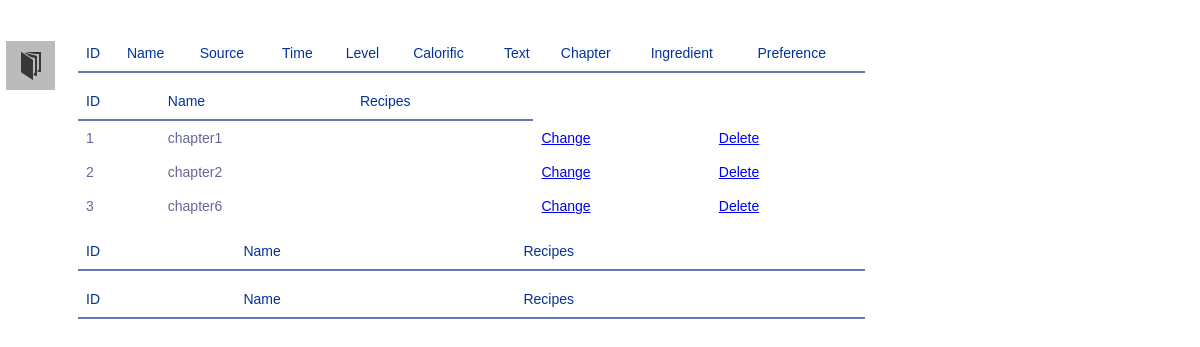
Before: / with the older database file.
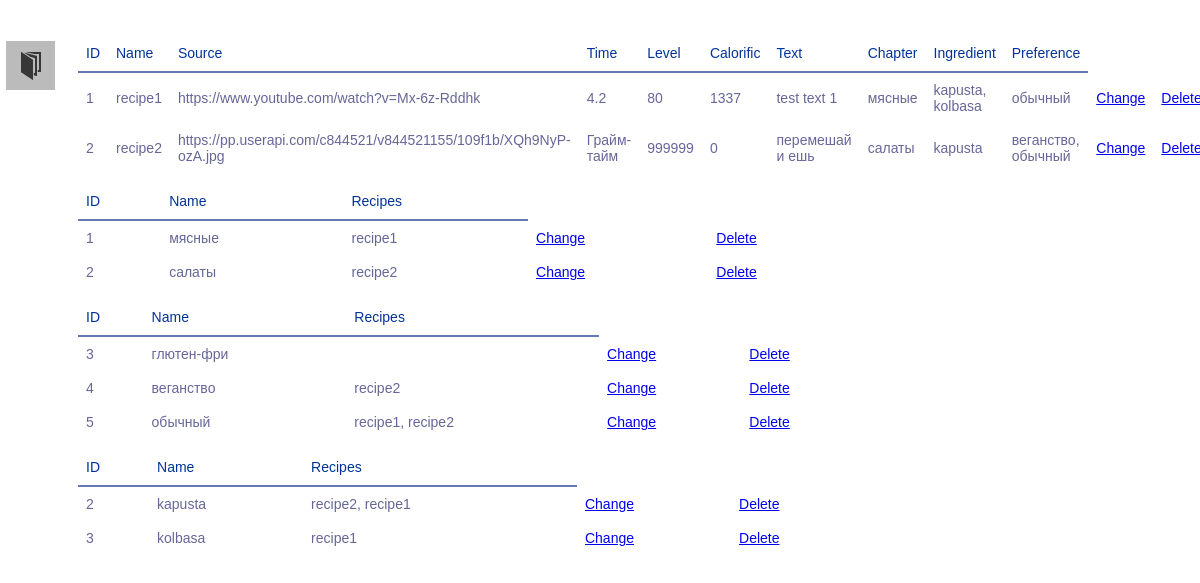
After: the same page with the newer database file.
### models.py (models this page shows, shortened)
class Chapter(db.Model):
    id = db.Column(db.Integer, primary_key=True)
    name = db.Column(db.TEXT(16), index=True, unique=True)
    recipes = db.relationship("Recipe", cascade='all')
    def get_item(self, i):
        return {
            0: self.id,
            1: self.name,
            2: ", ".join('{}'.format(x.name) for x in self.recipes)
        }[i]
    def __iter__(self):
        return (self.get_item(i) for i in range(0, 3))

class Recipe(db.Model):
    id = db.Column(db.Integer, primary_key=True)
    name = db.Column(db.TEXT(512), index=True)
    source = db.Column(db.TEXT(512))
    time = db.Column(db.String(32))
    level = db.Column(db.INT)
    calorific = db.Column(db.INT)
    text = db.Column(db.TEXT(8192))
    chapter_id = db.Column(db.Integer, db.ForeignKey("chapter.id", ondelete='CASCADE'), index=True)
    rec_ingr = db.relationship("RecipeIngredient", back_populates='recipes', cascade='all')
    rec_pref = db.relationship("RecipePreference", back_populates='recipes', cascade='all')
    def get_item(self, index):
        return {
            0: str(self.id),
            1: str(self.name),
            2: str(self.source),
            3: str(self.time),
            4: str(self.level),
            5: str(self.calorific),
            6: str(self.text),
            7: ', '.join(list('{}'.format(Chapter.query.get(x.id).name)
                              for x in Chapter.query.filter_by(id=self.chapter_id).all())),
            8: ', '.join(list('{}'.format(Ingredient.query.get(x.ingredient_id).name)
                              for x in RecipeIngredient.query.filter_by(recipe_id=self.id).all())),
            9: ', '.join(list('{}'.format(Preference.query.get(x.preference_id).name)
                              for x in RecipePreference.query.filter_by(recipe_id=self.id).all()))
        }[index]
    def __iter__(self):
        return (self.get_item(i) for i in range(0, 10))

class Preference(db.Model):
    id = db.Column(db.Integer, primary_key=True)
    name = db.Column(db.TEXT(16), index=True)
    rec_pref = db.relationship("RecipePreference", back_populates='preferences', cascade='all')
    def get_item(self, i):
        return {
            0: self.id,
            1: self.name,
            2: ', '.join(map(str, list('{}'.format(Recipe.query.get(x.recipe_id).name)
                                       for x in RecipePreference.query.filter_by(preference_id=self.id).all())))
        }[i]
    def __iter__(self):
        return (self.get_item(i) for i in range(0, 3))

class Ingredient(db.Model):
    id = db.Column(db.Integer, primary_key=True)
    name = db.Column(db.TEXT(16), index=True)
    rec_ingr = db.relationship("RecipeIngredient", back_populates='ingredients', cascade='all')
    def get_item(self, i):
        return{
            0: self.id,
            1: self.name,
            2: ', '.join(map(str, list('{}'.format(Recipe.query.get(x.recipe_id).name)
                                       for x in RecipeIngredient.query.filter_by(ingredient_id=self.id).all())))
        }[i]
    def __iter__(self):
        return (self.get_item(i) for i in range(0, 3))

### app.py (the view)
@app.route('/', methods=['GET', 'POST'])
def index():
    contents_dict = {
        "chapter": Chapter.query.all(),
        "recipe": Recipe.query.all(),
        "ingredient": Ingredient.query.all(),
        "preference": Preference.query.all()
    }
    return render_template("tables.html", contents_dict=contents_dict)

### templates/tables.html
{% extends "base.html" %}
{% block form %}
<table class="recipe">
<tr><th>ID</th><th>Name</th><th>Source</th><th>Time</th><th>Level</th><th>Calorific</th><th>Text</th><th>Chapter</th>
    <th>Ingredient</th><th>Preference</th></tr>
{% for recipe in contents_dict["recipe"] %}
    <tr>
        {% for item in recipe %}
            <td>{{ item }}</td>
        {% endfor %}
        <td class="after-bt"><a href="{{ url_for('change', changing=recipe.id, chtype='recipe') }}">Change</a></td>
        <td class="after-bt"><a href="{{ url_for('delete', deleting=recipe.id, chtype='recipe') }}">Delete</a></td>
    </tr>
{% endfor %}
</table>
<table class="chapter">
<tr><th>ID</th><th>Name</th><th>Recipes</th>
{% for chapter in contents_dict["chapter"] %}
    <tr>
        {% for item in chapter %}
            <td>{{ item }}</td>
        {% endfor %}
        <td class="after-bt"><a href="{{ url_for('change', changing=chapter.id, chtype='chapter') }}">Change</a></td>
        <td class="after-bt"><a href="{{ url_for('delete', deleting=chapter.id, chtype='chapter') }}">Delete</a></td>
    </tr>
{% endfor %}
</table>
<table class="preference">
<tr><th>ID</th><th>Name</th><th>Recipes</th>
{% for preference in contents_dict["preference"] %}
    <tr>
        {% for item in preference %}
            <td>{{ item }}</td>
        {% endfor %}
        <td class="after-bt"><a href="{{ url_for('change', changing=preference.id, chtype='preference') }}">Change</a></td>
        <td class="after-bt"><a href="{{ url_for('delete', deleting=preference.id, chtype='preference') }}">Delete</a></td>
    </tr>
{% endfor %}
</table>
<table class="ingredient">
<tr><th>ID</th><th>Name</th><th>Recipes</th>
{% for ingredient in contents_dict["ingredient"] %}
    <tr>
        {% for item in ingredient %}
            <td>{{ item }}</td>
        {% endfor %}
        <td class="after-bt"><a href="{{ url_for('change', changing=ingredient.id, chtype='ingredient') }}">Change</a></td>
        <td class="after-bt"><a href="{{ url_for('delete', deleting=ingredient.id, chtype='ingredient') }}">Delete</a></td>
    </tr>
{% endfor %}
</table>
{% endblock %}

### templates/base.html (shortened to what this page needs)
<!DOCTYPE html>
<html lang="en">
<head>
    <link type= "text/css" rel="stylesheet" href="{{ url_for('static', filename='css/main.css')}}"/>
</head>
<body>
    <div id='menu'>
		<ul class="menu">
			<li class="subject">
				<a>Create new</a>
			</li>
		</ul>
	</div>
    {% block form %}{% endblock %}
</body>
</html>

### static/css/main.css (style rules this page uses)
#menu { display: inline-block; position: fixed; top: 40px; left: 5px; padding: 0px; margin: 0px; }
body { padding-left: 60px; margin-top: 35px; background: -moz-linear-gradient(-45deg, #ddddfb 5%, #fff 95%); height: 100%; }
.menu { position: absolute; top: 0; left: 0; font: 1em 'PT Sans', Tahoma, Arial; text-transform: uppercase; list-style: none; padding: 0; margin: 0; width: 50px; }
.menu li { height: 50px; width: 50px; overflow: hidden; -moz-transition: width .3s ease-in-out, height .3s ease-in-out .3s; }
.menu li a { display: block; width: 200px; height: 40px; line-height: 40px; background: #bbb; padding: 0px; margin: 1px; color: #fff; padding-left: 15px; cursor: pointer; -moz-transition: background .3s ease-in-out; }
.menu li a:first-child { font-size: 1.1 em; height: 50px; line-height: 50px; position: relative; text-indent: 40px; }
.menu li a:first-child:before { content: ''; display: block; position: absolute; height: 50px; width: 50px; left: 0px; opacity: .7; }
.subject a:first-child:before { background: url(/static/images/paper.png) center no-repeat; }
table { font-family: "Lucida Sans Unicode", "Lucida Grande", Sans-Serif; font-size: 14px; background: white; max-width: 70%; width: 70%; border-collapse: collapse; text-align: left; margin: 10px; }
th { font-weight: normal; color: #039; border-bottom: 2px solid #6678b1; padding: 10px 8px; }
td { color: #669; padding: 9px 8px; transition: .3s linear; }

Changed rows visible on the page:
removed Chapter: chapter "3", name "chapter6"
added Recipe: recipe "1" "4.2" "80" "1337" "kapusta, kolbasa", name "recipe1", source "https://www.youtube.com/watch?v=Mx-6z-Rddhk", text "test text 1", Chapter (name "мясные")
changed Chapter: name "chapter1" → "мясные"
added Preference: name "обычный", preference "5" "recipe1, recipe2"
added Recipe: recipe "2" "999999" "0" "веганство, обычный", name "recipe2", source "https://pp.userapi.com/c844521/v844521155/109f1b/XQh9NyP-ozA.jpg", time "Грайм-тайм", text "перемешай и ешь", Chapter (name "салаты")
changed Chapter: name "chapter2" → "салаты"
added Ingredient: name "kapusta", ingredient "2" "recipe2, recipe1"
added Preference: preference "3", name "глютен-фри"
added Preference: preference "4", name "веганство"
added Ingredient: ingredient "3", name "kolbasa"
